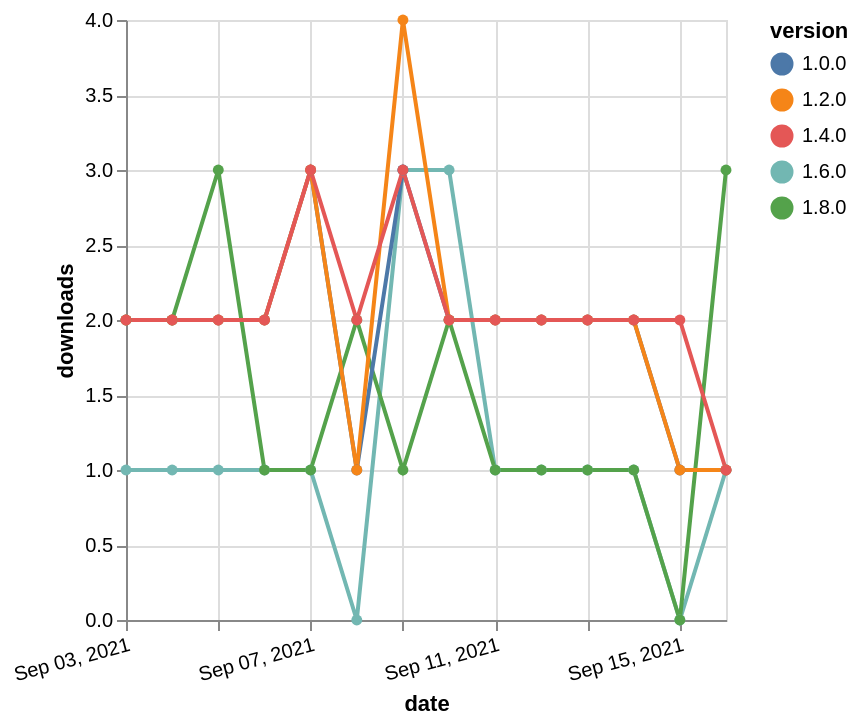

Vega-Lite specification stored for this chart:
### Vega-Lite specification from a JSON file in a GitHub repository (floating-point values rounded to 4 significant figures)
{"$schema": "https://vega.github.io/schema/vega-lite/v5.json", "description": "A simple bar chart with embedded data.", "data": {"values": [{"date": "2021-09-03", "total": 224, "delta": 1, "version": "1.6.0"}, {"date": "2021-09-04", "total": 225, "delta": 1, "version": "1.6.0"}, {"date": "2021-09-05", "total": 226, "delta": 1, "version": "1.6.0"}, {"date": "2021-09-06", "total": 227, "delta": 1, "version": "1.6.0"}, {"date": "2021-09-07", "total": 228, "delta": 1, "version": "1.6.0"}, {"date": "2021-09-08", "total": 228, "delta": 0, "version": "1.6.0"}, {"date": "2021-09-09", "total": 231, "delta": 3, "version": "1.6.0"}, {"date": "2021-09-10", "total": 234, "delta": 3, "version": "1.6.0"}, {"date": "2021-09-11", "total": 235, "delta": 1, "version": "1.6.0"}, {"date": "2021-09-12", "total": 236, "delta": 1, "version": "1.6.0"}, {"date": "2021-09-13", "total": 237, "delta": 1, "version": "1.6.0"}, {"date": "2021-09-14", "total": 238, "delta": 1, "version": "1.6.0"}, {"date": "2021-09-15", "total": 238, "delta": 0, "version": "1.6.0"}, {"date": "2021-09-16", "total": 239, "delta": 1, "version": "1.6.0"}, {"date": "2021-09-03", "total": 130, "delta": 2, "version": "1.8.0"}, {"date": "2021-09-04", "total": 132, "delta": 2, "version": "1.8.0"}, {"date": "2021-09-05", "total": 135, "delta": 3, "version": "1.8.0"}, {"date": "2021-09-06", "total": 136, "delta": 1, "version": "1.8.0"}, {"date": "2021-09-07", "total": 137, "delta": 1, "version": "1.8.0"}, {"date": "2021-09-08", "total": 139, "delta": 2, "version": "1.8.0"}, {"date": "2021-09-09", "total": 140, "delta": 1, "version": "1.8.0"}, {"date": "2021-09-10", "total": 142, "delta": 2, "version": "1.8.0"}, {"date": "2021-09-11", "total": 143, "delta": 1, "version": "1.8.0"}, {"date": "2021-09-12", "total": 144, "delta": 1, "version": "1.8.0"}, {"date": "2021-09-13", "total": 145, "delta": 1, "version": "1.8.0"}, {"date": "2021-09-14", "total": 146, "delta": 1, "version": "1.8.0"}, {"date": "2021-09-15", "total": 146, "delta": 0, "version": "1.8.0"}, {"date": "2021-09-16", "total": 149, "delta": 3, "version": "1.8.0"}, {"date": "2021-09-03", "total": 1637, "delta": 2, "version": "1.0.0"}, {"date": "2021-09-04", "total": 1639, "delta": 2, "version": "1.0.0"}, {"date": "2021-09-05", "total": 1641, "delta": 2, "version": "1.0.0"}, {"date": "2021-09-06", "total": 1643, "delta": 2, "version": "1.0.0"}, {"date": "2021-09-07", "total": 1646, "delta": 3, "version": "1.0.0"}, {"date": "2021-09-08", "total": 1647, "delta": 1, "version": "1.0.0"}, {"date": "2021-09-09", "total": 1650, "delta": 3, "version": "1.0.0"}, {"date": "2021-09-10", "total": 1652, "delta": 2, "version": "1.0.0"}, {"date": "2021-09-11", "total": 1654, "delta": 2, "version": "1.0.0"}, {"date": "2021-09-12", "total": 1656, "delta": 2, "version": "1.0.0"}, {"date": "2021-09-13", "total": 1658, "delta": 2, "version": "1.0.0"}, {"date": "2021-09-14", "total": 1660, "delta": 2, "version": "1.0.0"}, {"date": "2021-09-15", "total": 1661, "delta": 1, "version": "1.0.0"}, {"date": "2021-09-16", "total": 1662, "delta": 1, "version": "1.0.0"}, {"date": "2021-09-03", "total": 1482, "delta": 2, "version": "1.2.0"}, {"date": "2021-09-04", "total": 1484, "delta": 2, "version": "1.2.0"}, {"date": "2021-09-05", "total": 1486, "delta": 2, "version": "1.2.0"}, {"date": "2021-09-06", "total": 1488, "delta": 2, "version": "1.2.0"}, {"date": "2021-09-07", "total": 1491, "delta": 3, "version": "1.2.0"}, {"date": "2021-09-08", "total": 1492, "delta": 1, "version": "1.2.0"}, {"date": "2021-09-09", "total": 1496, "delta": 4, "version": "1.2.0"}, {"date": "2021-09-10", "total": 1498, "delta": 2, "version": "1.2.0"}, {"date": "2021-09-11", "total": 1500, "delta": 2, "version": "1.2.0"}, {"date": "2021-09-12", "total": 1502, "delta": 2, "version": "1.2.0"}, {"date": "2021-09-13", "total": 1504, "delta": 2, "version": "1.2.0"}, {"date": "2021-09-14", "total": 1506, "delta": 2, "version": "1.2.0"}, {"date": "2021-09-15", "total": 1507, "delta": 1, "version": "1.2.0"}, {"date": "2021-09-16", "total": 1508, "delta": 1, "version": "1.2.0"}, {"date": "2021-09-03", "total": 1020, "delta": 2, "version": "1.4.0"}, {"date": "2021-09-04", "total": 1022, "delta": 2, "version": "1.4.0"}, {"date": "2021-09-05", "total": 1024, "delta": 2, "version": "1.4.0"}, {"date": "2021-09-06", "total": 1026, "delta": 2, "version": "1.4.0"}, {"date": "2021-09-07", "total": 1029, "delta": 3, "version": "1.4.0"}, {"date": "2021-09-08", "total": 1031, "delta": 2, "version": "1.4.0"}, {"date": "2021-09-09", "total": 1034, "delta": 3, "version": "1.4.0"}, {"date": "2021-09-10", "total": 1036, "delta": 2, "version": "1.4.0"}, {"date": "2021-09-11", "total": 1038, "delta": 2, "version": "1.4.0"}, {"date": "2021-09-12", "total": 1040, "delta": 2, "version": "1.4.0"}, {"date": "2021-09-13", "total": 1042, "delta": 2, "version": "1.4.0"}, {"date": "2021-09-14", "total": 1044, "delta": 2, "version": "1.4.0"}, {"date": "2021-09-15", "total": 1046, "delta": 2, "version": "1.4.0"}, {"date": "2021-09-16", "total": 1047, "delta": 1, "version": "1.4.0"}]}, "width": "container", "mark": {"type": "line", "point": {"filled": true}}, "encoding": {"x": {"field": "date", "type": "temporal", "timeUnit": "yearmonthdate", "title": "date", "axis": {"labelAngle": -15}}, "y": {"field": "delta", "type": "quantitative", "title": "downloads"}, "color": {"field": "version", "type": "nominal"}, "tooltip": {"field": "delta"}}}
